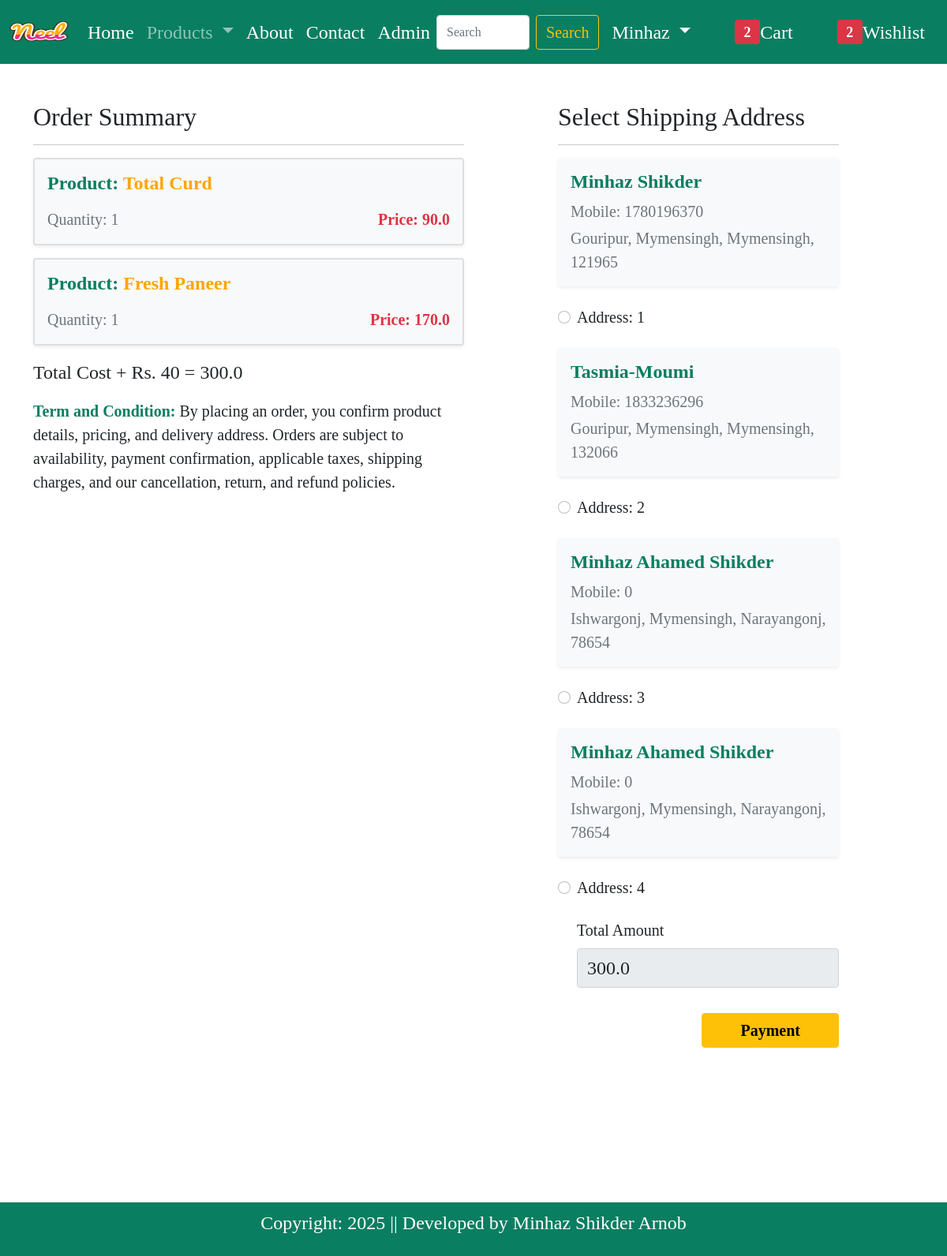
Screenshot of /checkout/ (signed in) with the database file from the repository.
### arnob/models.py (models this page shows, shortened)
class Cart(models.Model):
    user = models.ForeignKey(User,on_delete=models.CASCADE)
    product = models.ForeignKey(Product,on_delete=models.CASCADE)
    quantity = models.PositiveBigIntegerField(default=1)

class Product(models.Model):
    title = models.CharField(max_length=100)
    selling_price = models.FloatField()
    discounted_price = models.FloatField()
    description = models.TextField()
    composition = models.TextField(default="")
    prod_app = models.TextField(default="")
    category = models.CharField(choices = Category_choices, max_length=10)
    product_image = models.ImageField(upload_to="product")

class Customer(models.Model):
    user = models.ForeignKey(User,on_delete=models.CASCADE)
    name = models.CharField(max_length=200)
    locality = models.CharField(max_length=200)
    city = models.CharField(max_length=50)
    mobile = models.IntegerField(default=0)
    zipcode = models.IntegerField()
    state = models.CharField(choices=District_choices,max_length=100)

### arnob/views.py (the view)
# urls.py: path('checkout/',views.checkout.as_view(),name='checkout'),
@method_decorator(login_required,name='dispatch')
class checkout(View):
    def get(self,request):
        totalitem = 0
        wishitem = 0
        if request.user.is_authenticated:
            totalitem = len(Cart.objects.filter(user=request.user))
            wishitem = len(Wishlist.objects.filter(user=request.user))
        user = request.user
        add = Customer.objects.filter(user=user)
        cart_items = Cart.objects.filter(user=user)
        famount = 0
        for p in cart_items:
            value = p.quantity * p.product.discounted_price
            famount = famount + value
        totalamount = famount + 40
        return render(request,'arnob/checkout.html',locals())

### arnob/templates/arnob/checkout.html (shortened to what this page needs)
{% extends "arnob/base.html" %}
{% load static %}
{% block main_content %}
    <div class="container" style="font-family: Georgia, serif;">
        <div class="row mt-5">
            <div class="col-sm-6">
                <h4 class="fs-2">Order Summary</h4><hr>
                {% for item in cart_items %}
                    <div class="card mb-3 shadow-sm border-2">
                        <div class="card-body bg-light rounded">
                            <h5 class="fw-bold fs-4" style="color:#097e61">
                                Product: <span style="color:orange">{{item.product.title}}</span>
                            </h5>
                            <div class="d-flex justify-content-between align-items-center mt-3">
                                <p class="mb-0 text-secondary fw-semibold fs-5">
                                    Quantity: {{item.quantity}}
                                </p>
                                <p class="mb-0 text-danger fw-bold fs-5">
                                    Price: {{item.product.discounted_price}}
                                </p>
                            </div>
                        </div>
                    </div>
                {% endfor %}
                <p class="fw-semibold fs-4">Total Cost + Rs. 40 = {{totalamount}}</p>
                <small class="fs-5">
                    <span class="fw-bold" style="color:#097e61">Term and Condition:</span>
                    By placing an order, you confirm product details,
                    pricing, and delivery address. Orders are subject to availability,
                    payment confirmation, applicable taxes, shipping charges, and our
                    cancellation, return, and refund policies.
                </small>
            </div>
            <div class="col-sm-4 offset-sm-1">
                <h4 class="fs-2">Select Shipping Address</h4><hr>
                <form method="post" id="myform">
                    {% for ad in add %}
                        <div class="card mb-2 shadow-sm border-0">
                            <div class="card-body bg-light rounded">
                                <h5 class="fw-bold mb-2 fs-4" style="color:#097e61">{{ad.name}}</h5>
                                <p class="mb-1 text-secondary fs-5">Mobile: {{ad.mobile}}</p>
                                <p class="mb-0 text-muted fs-5">
                                    {{ad.locality}}, {{ad.city}}, {{ad.state}}, {{ad.zipcode}}
                                </p>
                            </div>
                        </div>
                        <div class="form-check d-flex align-items-center gap-2 mb-4 mt-4">
                            <input class="form-check-input mt-0" type="radio" name="custid"
                                id="custadd{{forloop.counter}}" value="{{ad.id}}">
                            <label class="form-check-label fw-semibold text-dark fs-5 mb-0"
                                for="custadd{{forloop.counter}}">
                                Address: {{forloop.counter}}
                            </label>
                        </div>
                    {% endfor %}
                    <div class="form-check mb-3">
                        <label for="totalamount" class="form-label fw-semilbold fs-5">Total Amount</label>
                        <input type="number" class="form-control fs-4" name="totalamount" value={{totalamount}} readonly>
                    </div>
                    <div class="text-end">
                        <button id="rzp-button1" type="submit" class="btn btn-warning mt-3 px-5 fw-bold fs-5">Payment</button>
                    </div>
                </form>
            </div>
        </div>
    </div><br><br>
{% endblock main_content %}

### rows the page displays
Cart: product "Total Curd", quantity "1", product.discounted_price "90.0"
Cart: product "Fresh Paneer", quantity "1", product.discounted_price "170.0"
Customer: name "Minhaz Shikder", mobile "1780196370", locality "Gouripur", city "Mymensingh", state "Mymensingh", zipcode "121965"
Customer: name "Tasmia-Moumi", mobile "1833236296", locality "Gouripur", city "Mymensingh", state "Mymensingh", zipcode "132066"
Customer: name "Minhaz Ahamed Shikder", mobile "0", locality "Ishwargonj", city "Mymensingh", state "Narayangonj", zipcode "78654"
Customer: name "Minhaz Ahamed Shikder", mobile "0", locality "Ishwargonj", city "Mymensingh", state "Narayangonj", zipcode "78654"

### other values shown
{{ totalitem }} "2"
{{ wishitem }} "2"
{{ totalamount }} "300.0"
